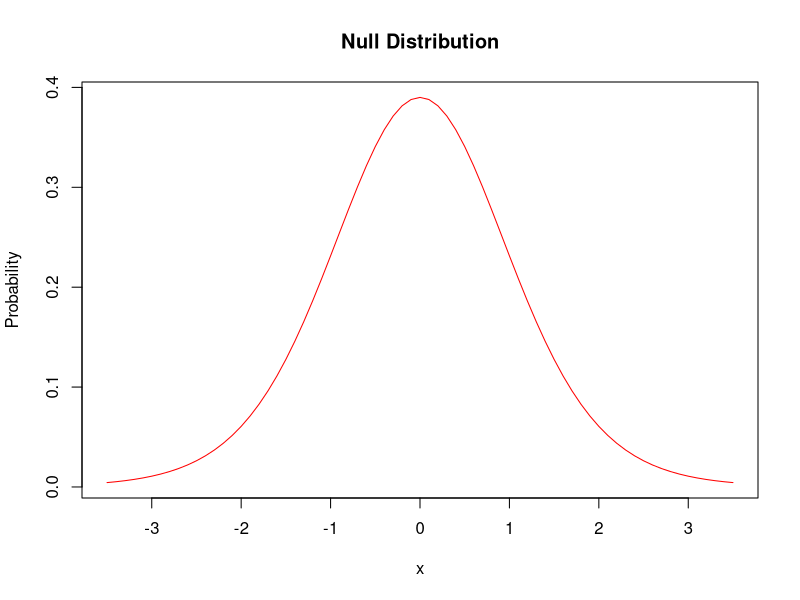
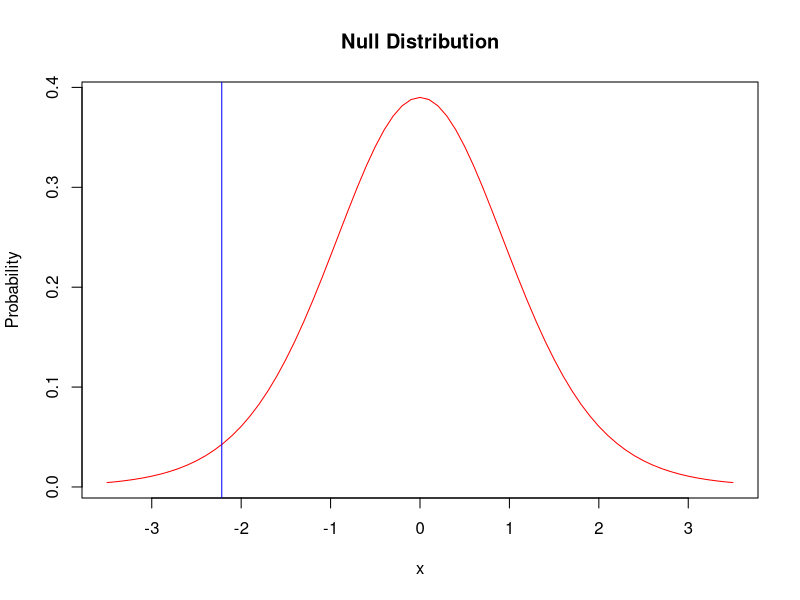

These figures' R source, in order:
## ---- chunk 1
knitr::opts_chunk$set(echo = TRUE)
## ---- chunk 2
x<-seq(from=-3.5,to=3.5, by=0.1)
plot(x, dt(x, df=11), type="l", col="red", ylab="Probability", main="Null Distribution")
## ---- chunk 3
se <- 2.5/sqrt(12)
ts <- (68.4-70)/se
ts
x<-seq(from=-3.5,to=3.5, by=0.1)
plot(x, dt(x, df=11), type="l", col="red", ylab="Probability", main="Null Distribution")
abline(v=ts, col="blue")
## ---- chunk 4
2 * pt(ts, 11)
## ---- chunk 5
anx <- c(14.5, 15.9, 17.2, 16.1, 22.2, 17.9, 18.4, 24.1, 18.9, 20.6)
t.test(anx, alternative="two.sided", mu=20)

se <- sd(anx)/sqrt(length(anx))
ts <- (mean(anx)-20)/se
se
ts
2 * pt(ts, length(anx)-1)
## ---- chunk 6
mean(anx) + qt(0.05, length(anx)-1) * se
mean(anx) + qt(0.95, length(anx)-1) * se
## ---- chunk 7
boot <- c(6.23, 16.10, 18.03, 15.05, 29.35, 21.20, 20.48, 14.80, 8.20, 24.39, 18.26, 17.29, 12.48, 9.69, 15.34, 6.58, 11.31, 15.16, 21.74, 18.71)
t.test(boot, alternative="two.sided", mu=15)

se <- sd(boot)/sqrt(length(boot))
ts <- (mean(boot)-15)/se
se
ts
2 * pt(ts, length(boot)-1, lower.tail = F)
